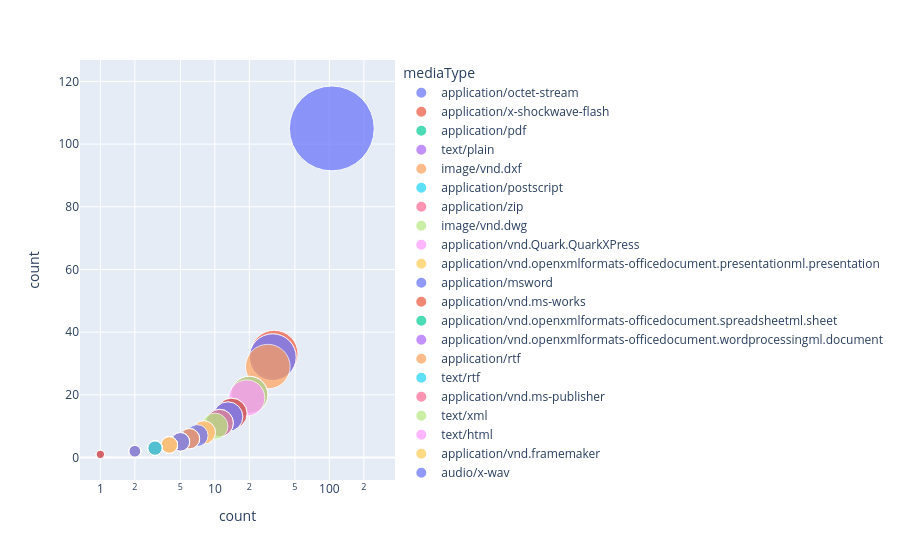

Notebook source saved alongside this figure:
### Code cell
fig = px.scatter(table, x='count', y='count',
                 size='count', color='mediaType',
                 hover_name='mediaType', log_x=True, size_max=60)
fig.show()
